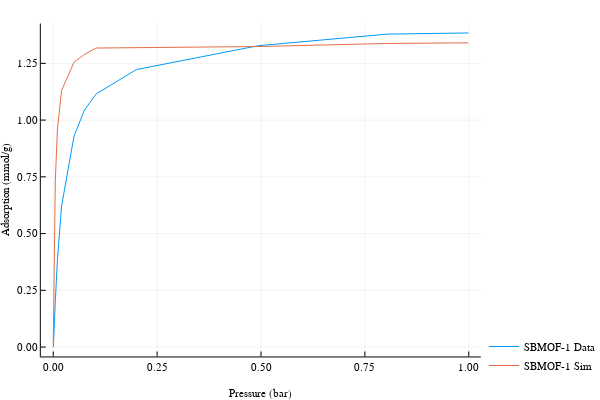

Write notebook code for a chart like this one.
### Code cell
p1 = plot(
    sbmof1_pressures,
    sbmof1_adsorptions,
    label="SBMOF-1 Data",
    xaxis=("Pressure (bar)", font(8)),
    yaxis=("Adsorption (mmol/g)", font(8)),
    legend=:bottomright,
)
plot!(p1, sbmof1_pressures, sbmof1_sim_adsorptions, label="SBMOF-1 Sim")

### Figure 1 — Plotly figure (JSON) as saved in the notebook; plotly's stock layout.template omitted (floating-point values rounded to 4 significant figures)
{"data": [{"xaxis": "x1", "colorbar": {"title": ""}, "yaxis": "y1", "x": [6.3e-05, 0.000222, 0.000398, 0.00058, 0.000803, 0.000985, 0.004966, 0.009976, 0.01999, 0.04999, 0.07512, 0.1031, 0.2, 0.4931, 0.8041, 0.999], "showlegend": true, "mode": "lines", "name": "SBMOF-1 Data", "zmin": null, "legendgroup": "SBMOF-1 Data", "zmax": null, "line": {"color": "rgba(0, 154, 250, 1.000)", "shape": "linear", "dash": "solid", "width": 1}, "y": [3.047e-07, 0.0005971, 0.005062, 0.01216, 0.02146, 0.02987, 0.2013, 0.3808, 0.6206, 0.9294, 1.044, 1.115, 1.223, 1.328, 1.379, 1.384], "type": "scatter"}, {"xaxis": "x1", "colorbar": {"title": ""}, "yaxis": "y1", "x": [6.3e-05, 0.000222, 0.000398, 0.00058, 0.000803, 0.000985, 0.004966, 0.009976, 0.01999, 0.04999, 0.07512, 0.1031, 0.2, 0.4931, 0.8041, 0.999], "showlegend": true, "mode": "lines", "name": "SBMOF-1 Sim", "zmin": null, "legendgroup": "SBMOF-1 Sim", "zmax": null, "line": {"color": "rgba(227, 111, 71, 1.000)", "shape": "linear", "dash": "solid", "width": 1}, "y": [0.01273, 0.04367, 0.08786, 0.1106, 0.1476, 0.1786, 0.7308, 0.9573, 1.131, 1.255, 1.289, 1.318, 1.319, 1.324, 1.338, 1.34], "type": "scatter"}], "layout": {"showlegend": true, "xaxis": {"showticklabels": true, "gridwidth": 0.5, "tickvals": [0, 0.25, 0.5, 0.75, 1], "range": [-0.02991, 1.029], "domain": [0.08434, 0.9934], "mirror": false, "tickangle": 0, "showline": true, "ticktext": ["0.00", "0.25", "0.50", "0.75", "1.00"], "zeroline": false, "tickfont": {"color": "rgba(0, 0, 0, 1.000)", "family": "sans-serif", "size": 11}, "zerolinecolor": "rgba(0, 0, 0, 1.000)", "anchor": "y1", "visible": true, "ticks": "inside", "tickmode": "array", "linecolor": "rgba(0, 0, 0, 1.000)", "showgrid": true, "title": "Pressure (bar)", "gridcolor": "rgba(0, 0, 0, 0.100)", "titlefont": {"color": "rgba(0, 0, 0, 1.000)", "family": "sans-serif", "size": 11}, "tickcolor": "rgb(0, 0, 0)", "type": "-"}, "paper_bgcolor": "rgba(255, 255, 255, 1.000)", "annotations": [], "height": 400, "margin": {"l": 0, "b": 20, "r": 0, "t": 20}, "plot_bgcolor": "rgba(255, 255, 255, 1.000)", "yaxis": {"showticklabels": true, "gridwidth": 0.5, "tickvals": [0, 0.25, 0.5, 0.75, 1, 1.25], "range": [-0.04152, 1.425], "domain": [0.0654, 0.9902], "mirror": false, "tickangle": 0, "showline": true, "ticktext": ["0.00", "0.25", "0.50", "0.75", "1.00", "1.25"], "zeroline": false, "tickfont": {"color": "rgba(0, 0, 0, 1.000)", "family": "sans-serif", "size": 11}, "zerolinecolor": "rgba(0, 0, 0, 1.000)", "anchor": "x1", "visible": true, "ticks": "inside", "tickmode": "array", "linecolor": "rgba(0, 0, 0, 1.000)", "showgrid": true, "title": "Adsorption (mmol/g)", "gridcolor": "rgba(0, 0, 0, 0.100)", "titlefont": {"color": "rgba(0, 0, 0, 1.000)", "family": "sans-serif", "size": 11}, "tickcolor": "rgb(0, 0, 0)", "type": "-"}, "legend": {"tracegroupgap": 0, "bordercolor": "rgba(0, 0, 0, 1.000)", "bgcolor": "rgba(255, 255, 255, 1.000)", "font": {"color": "rgba(0, 0, 0, 1.000)", "family": "sans-serif", "size": 11}, "y": 0, "x": 1}, "width": 600}}
